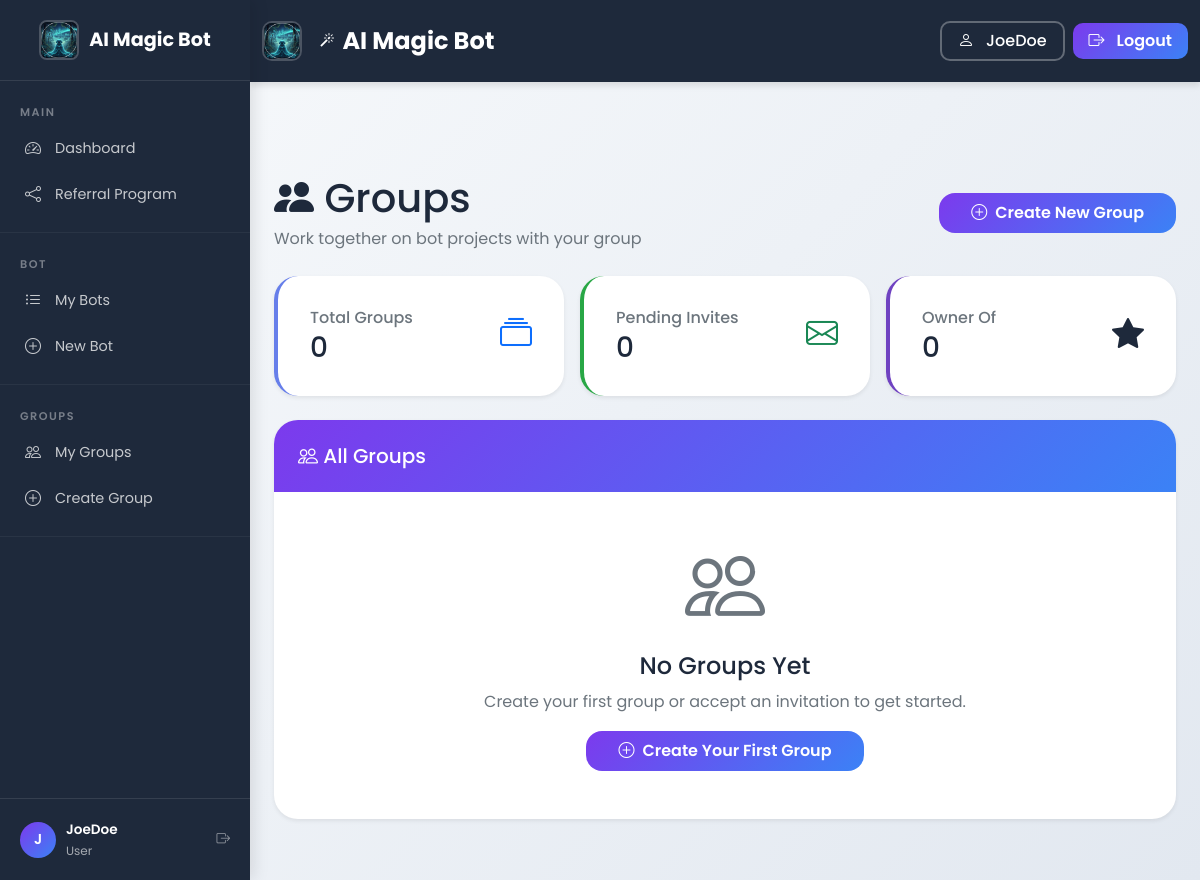
Page /groups (signed in) on the earlier database version.
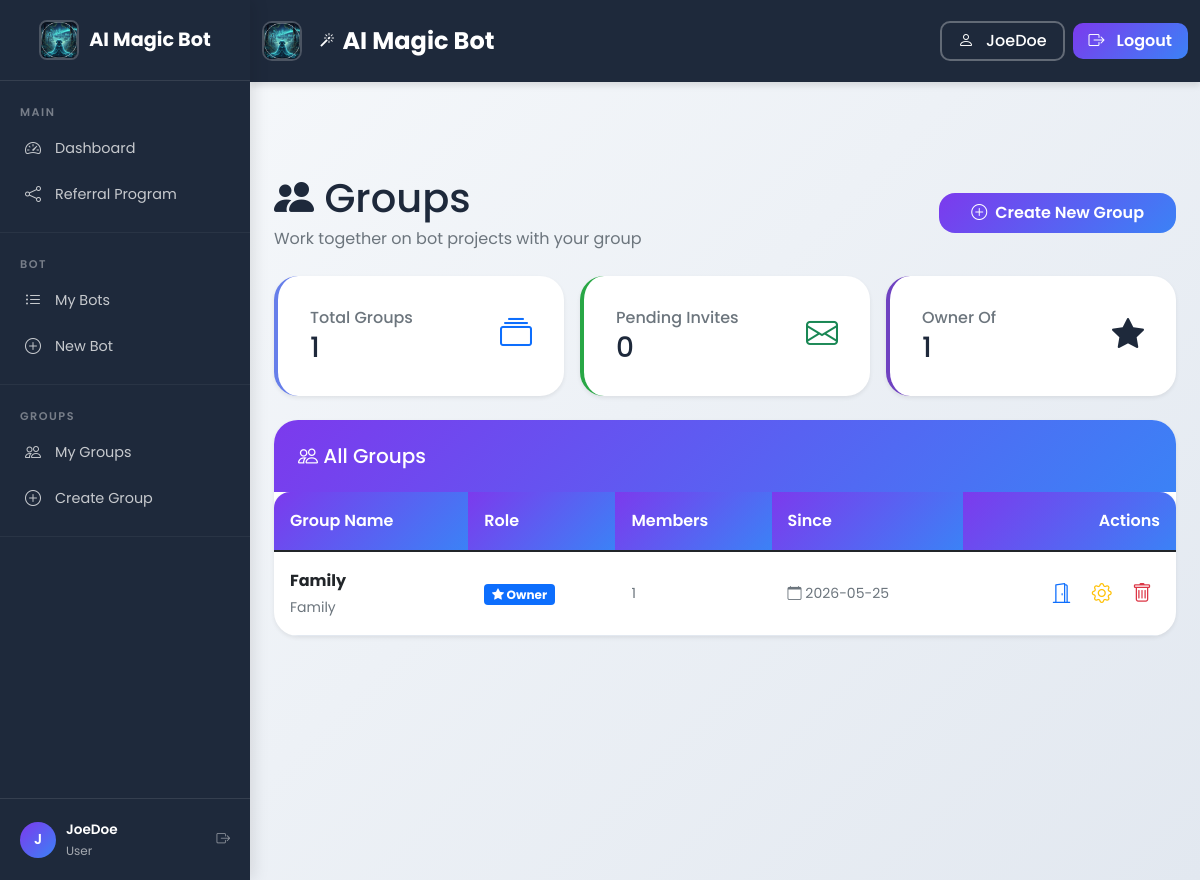
Same page on the later database version.
### tables this page shows
CREATE TABLE "group_members" (
    id INTEGER PRIMARY KEY AUTOINCREMENT,
    group_id INTEGER NOT NULL,
    user_id INTEGER NOT NULL,
    role TEXT NOT NULL DEFAULT 'member',
    joined_at TIMESTAMP DEFAULT CURRENT_TIMESTAMP,
    invited_by INTEGER,
    status TEXT DEFAULT 'active',
    permissions TEXT DEFAULT '{}',
    FOREIGN KEY (group_id) REFERENCES groups (id) ON DELETE CASCADE,
    FOREIGN KEY (user_id) REFERENCES users (id) ON DELETE CASCADE,
    FOREIGN KEY (invited_by) REFERENCES users (id) ON DELETE SET NULL,
    UNIQUE(group_id, user_id)
);

CREATE TABLE "groups" (
            id INTEGER PRIMARY KEY AUTOINCREMENT,
            name TEXT NOT NULL,
            description TEXT,
            created_by INTEGER NOT NULL,
            created_at TIMESTAMP DEFAULT CURRENT_TIMESTAMP,
            updated_at TIMESTAMP DEFAULT CURRENT_TIMESTAMP,
            is_active BOOLEAN DEFAULT TRUE,
            settings TEXT DEFAULT '{}',
            FOREIGN KEY (created_by) REFERENCES users (id) ON DELETE CASCADE
        );

### group_collaboration_ui.py (the view)
    @app.route("/groups")
    @login_required
    def groups():
        user_id = session["user_id"]
        conn = get_db_connection()
        user_groups = get_user_groups(user_id)
        invitations = conn.execute("""
            SELECT ti.*, t.name as group_name, u.username as inviter_name
            FROM group_invitations ti
            JOIN groups t ON ti.group_id = t.id
            JOIN users u ON ti.invited_by = u.id
            WHERE ti.email = (
                SELECT email FROM users WHERE id = ?
            ) AND ti.status = 'pending' AND ti.expires_at > CURRENT_TIMESTAMP
        """, (user_id,)).fetchall()
        conn.close()
        return render_template("groups.html",
                             groups=user_groups,
                             invitations=invitations,
                             active_page='groups',
                             username=session.get("username"))

### app_complete_with_groups.py (called while the page is built)
@app.context_processor
def inject_random_background():
    import random
    background_images = [
        '/static/AI_IMG1.jpeg',
        '/static/AI_IMG_2.jpeg',
        '/static/AI_IMG_3.jpeg',
        '/static/AI_IMG_4.jpeg'
    ]
    random_bg = random.choice(background_images)
    return {
        'random_background': random_bg,
        'all_backgrounds': background_images,
        'is_admin': session.get('role') == 'admin'
    }

    def __call__(self, environ, start_response):
        environ['wsgi.url_scheme'] = 'https'
        return super().__call__(environ, start_response)

### group_collaboration_ui.py (called while the page is built)
def get_db_connection():
    max_retries = 3
    retry_delay = 0.1  # seconds
    for attempt in range(max_retries):
        try:
            conn = sqlite3.connect(DB_FILENAME, timeout=10)
            conn.row_factory = sqlite3.Row
            conn.execute("PRAGMA journal_mode=WAL")
            conn.execute("PRAGMA busy_timeout = 5000")
            return conn
        except sqlite3.OperationalError as e:
            if "locked" in str(e).lower() and attempt < max_retries - 1:
                import time
                time.sleep(retry_delay * (attempt + 1))  # Exponential backoff
                continue
            raise
    raise sqlite3.OperationalError("Failed to connect to database after retries")

def get_user_groups(user_id):
    conn = get_db_connection()
    groups = conn.execute("""
        SELECT t.*, tm.role, tm.joined_at,
               (SELECT COUNT(*) FROM group_members WHERE group_id = t.id AND status = 'active') as member_count
        FROM groups t
        JOIN group_members tm ON t.id = tm.group_id
        WHERE tm.user_id = ? AND tm.status = 'active' AND t.is_active = TRUE
        ORDER BY t.created_at DESC
    """, (user_id,)).fetchall()
    conn.close()
    return groups

def login_required(f):
    @wraps(f)
    def decorated_function(*args, **kwargs):
        if "user_id" not in session:
            flash("Please log in to access this page.", "error")
            return redirect(url_for("signin_local"))
        return f(*args, **kwargs)
    return decorated_function

### templates/groups.html (shortened to what this page needs)
<!DOCTYPE html>
<html lang="en">
<head>
    <link href="https://cdn.jsdelivr.net/npm/bootstrap@5.1.3/dist/css/bootstrap.min.css" rel="stylesheet">
    <link rel="stylesheet" href="{{ url_for('static', filename='css/shared.css') }}">
    <link rel="stylesheet" href="https://cdn.jsdelivr.net/npm/bootstrap-icons@1.8.1/font/bootstrap-icons.css">
</head>
<body class="sidebar-layout">
    {% with active_page='groups' %}
    {% include '_sidebar.html' %}
<div class="sidebar-content">
    {% endwith %}
    <div class="container-fluid px-4 mt-4">
        <div class="d-flex justify-content-between align-items-center mb-4">
            <div>
                <h1 class="mb-1"><i class="bi bi-people-fill"></i> Groups</h1>
                <p class="text-muted mb-0">Work together on bot projects with your group</p>
            </div>
            <div>
                <a href="/groups/create" class="btn btn-primary">
                    <i class="bi bi-plus-circle"></i> Create New Group
                </a>
            </div>
        </div>
        <div class="row mb-4 g-3">
            <div class="col-md-4">
                <div class="card stats-card h-100 shadow-sm">
                    <div class="card-body">
                        <div class="d-flex justify-content-between">
                            <div>
                                <h6 class="text-muted mb-1">Total Groups</h6>
                                <h3 class="mb-0">{{ groups|length }}</h3>
                            </div>
                            <div class="text-primary"><i class="bi bi-collection fs-2"></i></div>
                        </div>
                    </div>
                </div>
            </div>
            <div class="col-md-4">
                <div class="card stats-card h-100 shadow-sm" style="border-left-color: #28a745;">
                    <div class="card-body">
                        <div class="d-flex justify-content-between">
                            <div>
                                <h6 class="text-muted mb-1">Pending Invites</h6>
                                <h3 class="mb-0">{{ invitations|length }}</h3>
                            </div>
                            <div class="text-success"><i class="bi bi-envelope fs-2"></i></div>
                        </div>
                    </div>
                </div>
            </div>
            <div class="col-md-4">
                <div class="card stats-card h-100 shadow-sm" style="border-left-color: #6f42c1;">
                    <div class="card-body">
                        <div class="d-flex justify-content-between">
                            <div>
                                <h6 class="text-muted mb-1">Owner Of</h6>
                                <h3 class="mb-0">{{ groups|selectattr('role','equalto','owner')|list|length }}</h3>
                            </div>
                            <div class="text-purple"><i class="bi bi-star-fill fs-2"></i></div>
                        </div>
                    </div>
                </div>
            </div>
        </div>
        <div class="card shadow-sm">
            <div class="card-header bg-white">
                <h5 class="mb-0"><i class="bi bi-people"></i> All Groups</h5>
            </div>
            <div class="card-body p-0">
                {% if groups %}
                <div class="table-responsive">
                    <table class="table table-hover mb-0 group-table">
                        <thead>
                            <tr>
                                <th>Group Name</th>
                                <th>Role</th>
                                <th>Members</th>
                                <th>Since</th>
                                <th class="text-end">Actions</th>
                            </tr>
                        </thead>
                        <tbody>
                            {% for group in groups %}
                            <tr>
                                <td data-label="Group Name">
                                    <strong>{{ group.name }}</strong>
                                    {% if group.description %}
                                    <br><small class="text-muted">{{ group.description[:80] }}{% if group.description|length > 80 %}…{% endif %}</small>
                                    {% endif %}
                                </td>
                                <td data-label="Role">
                                    {% if group.role == 'owner' %}
                                    <span class="badge bg-primary"><i class="bi bi-star-fill"></i> Owner</span>
                                    {% elif group.role == 'admin' %}
                                    <span class="badge bg-warning text-dark">Admin</span>
                                    {% else %}
                                    <span class="badge bg-secondary">Member</span>
                                    {% endif %}
                                </td>
                                <td class="small text-muted" data-label="Members">{{ group.member_count or '—' }}</td>
                                <td class="small text-muted" data-label="Since"><i class="bi bi-calendar"></i> {{ (group.joined_at or group.created_at)[:10] }}</td>
                                <td class="text-end" style="white-space: nowrap;" data-label="Actions">
                                    <a href="/groups/{{ group.id }}" class="action-link enter" title="Enter">
                                        <i class="bi bi-door-open fs-5"></i>
                                    </a>
                                    {% if is_admin or group.role in ['owner', 'admin'] %}
                                    <a href="/groups/{{ group.id }}/settings" class="action-link edit" title="Settings">
                                        <i class="bi bi-gear fs-5"></i>
                                    </a>
                                    {% if is_admin or group.role == 'owner' %}
                                    <a href="javascript:void(0)" class="action-link delete" title="Delete"
                                       onclick="if(confirm('Delete group «{{ group.name }}»? This cannot be undone.')){document.getElementById('del-form-{{ group.id }}').submit()}">
                                        <i class="bi bi-trash fs-5"></i>
                                    </a>
                                    {% endif %}
                                    {% endif %}
                                </td>
                            </tr>
                            {% endfor %}
                        </tbody>
                    </table>
                </div>
                {% else %}
                <div class="text-center py-5">
                    <i class="bi bi-people display-1 text-muted"></i>
                    <h4 class="mt-3">No Groups Yet</h4>
                    <p class="text-muted">Create your first group or accept an invitation to get started.</p>
                    <a href="/groups/create" class="btn btn-primary">
                        <i class="bi bi-plus-circle"></i> Create Your First Group
                    </a>
                </div>
                {% endif %}
            </div>
        </div>
    </div>
</div>
</body>
</html>

### templates/_sidebar.html (shortened to what this page needs)
{% with active_page=active_page|default('') %}
{% include '_navbar.html' %}
{% endwith %}
<div class="sidebar" id="appSidebar">
    <div class="sidebar-brand">
        <a href="{{ url_for('landing') }}">
            <img src="{{ url_for('static', filename='Magic_Bot_AI.jpg') }}" alt="AI Magic Bot">
            AI Magic Bot
        </a>
    </div>
    <div class="sidebar-section">
        <div class="sidebar-section-title">Main</div>
        <a href="{{ url_for('index') }}" class="sidebar-item {% if active_page == 'dashboard' %}active{% endif %}">
            <i class="bi bi-speedometer2"></i> Dashboard
        </a>
        <a href="{{ url_for('referrer') }}" class="sidebar-item {% if active_page == 'referrer' %}active{% endif %}">
            <i class="bi bi-share"></i> Referral Program
        </a>
    </div>
    <div class="sidebar-section">
        <div class="sidebar-section-title">Bot</div>
        <a href="{{ url_for('my_bots') }}" class="sidebar-item {% if active_page == 'my_bots' %}active{% endif %}">
            <i class="bi bi-list-ul"></i> My Bots
        </a>
        <a href="{{ url_for('register_bot') }}" class="sidebar-item {% if active_page == 'register' %}active{% endif %}">
            <i class="bi bi-plus-circle"></i> New Bot
        </a>
    </div>
    <div class="sidebar-section">
        <div class="sidebar-section-title">Groups</div>
        <a href="/groups" class="sidebar-item">
            <i class="bi bi-people"></i> My Groups
        </a>
        <a href="/groups/create" class="sidebar-item">
            <i class="bi bi-plus-circle"></i> Create Group
        </a>
    </div>
    <div class="sidebar-footer">
        <div class="sidebar-user-info">
            <div class="avatar">
                {{ username[:1].upper() if username else 'U' }}
            </div>
            <div>
                <div class="user-name">{{ username }}</div>
                <div class="user-role">{{ role|title if role else 'User' }}</div>
            </div>
            <a href="{{ url_for('logout') }}" class="ms-auto text-white-50" title="Logout">
                <i class="bi bi-box-arrow-right"></i>
            </a>
        </div>
    </div>
</div>

### templates/_navbar.html (shortened to what this page needs)
<nav class="navbar navbar-expand-lg navbar-dark fixed-top">
    <div class="container">
        <a class="navbar-brand" href="{{ url_for('landing') }}">
            <img src="{{ url_for('static', filename='Magic_Bot_AI.jpg') }}" alt="AI Magic Bot"
                 style="width: 40px; height: 40px; border-radius: 10px; margin-right: 10px; border: 2px solid rgba(255, 255, 255, 0.2);">
            <i class="bi bi-magic"></i> AI Magic Bot
        </a>
        <div class="collapse navbar-collapse" id="navbarNav">
            <ul class="navbar-nav ms-auto align-items-center">
                <li class="nav-item ms-3">
                    <a href="{{ url_for('profile') }}" class="btn btn-outline-light" style="border-radius: 10px; padding: 6px 16px; font-weight: 500; border-width: 2px;">
                        <i class="bi bi-person me-1"></i> {{ username }}
                    </a>
                </li>
                <li class="nav-item ms-2">
                    <a href="{{ url_for('logout') }}" class="btn btn-primary" style="border-radius: 10px; padding: 6px 16px; font-weight: 600;">
                        <i class="bi bi-box-arrow-right me-1"></i> Logout
                    </a>
                </li>
            </ul>
        </div>
    </div>
</nav>
<div style="padding-top: 80px;"></div>

### templates/groups.html (style rules this page uses)
.group-table th { font-weight: 600; border-top: none; background: #f8f9fa; }
.group-table td { vertical-align: middle; }
.action-link { text-decoration: none; padding: 4px 8px; border-radius: 6px; transition: background 0.15s; }
.action-link.enter { color: #0d6efd; }
.action-link.edit { color: #ffc107; }
.action-link.delete { color: #dc3545; }
.stats-card { border-left: 4px solid #667eea; transition: transform 0.2s; }

Differences in the rows shown:
added group_members: name "Family", description "Family", role "owner" (drawn), member_count "1", joined_at "2026-05-25"
Other differences:
{{ groups|length }}: "0" → "1"
{{ groups|selectattr('role','equalto','owner')|list|length }}: "0" → "1"
text no longer shown: "No Groups Yet Create your first group or accept an invitation to get started. Create Your First Group"
text now shown: "Group Name Role Members Since Actions"
